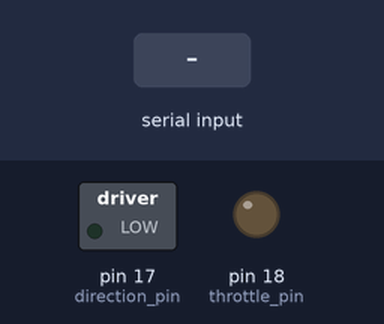
A sketch run on a simulated Arduino Uno, built with avr-gcc and run on an emulated ATmega328P. On the bench: switched loads named in the sketch (green lamp = pin HIGH), output pins drawn as LEDs (lit = HIGH). The test bench sets the inputs (shaded band). What the sketch prints to the serial monitor is not drawn.

Above: at 1.2 s.
1.3 s: "90,45\n" received over Serial
At 2.8 s:
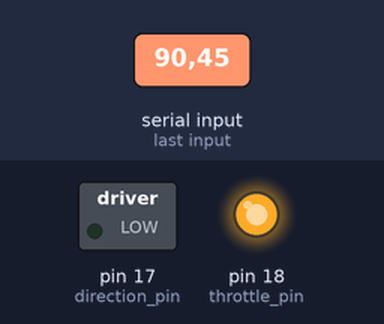
Timing chart, 0 to 4.3 s (numbered marks = the images above; inputs shaded):
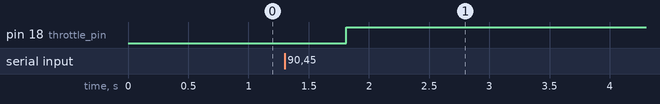

Measured:
- after the input at 1.3 s, pin 18 (throttle_pin): LOW → HIGH after 0.51 s

The sketch:

velocity_module.ino
```cpp
#include "structs_and_functions.h"
#define bitSet(value, bit) ((value) |= (1UL << (bit)))

#define yellow_pin 14   // 14-16 are motor phase pins
#define red_pin 15
#define blue_pin 16
#define direction_pin 17
#define throttle_pin 18

#define pid_Kp 3.5
#define pid_Ki 5.7
#define pid_Kd 0
#define debug_pid 0

#define KF_Fk 1
#define KF_Bk 1/24
#define KF_Qk 1
#define KF_Hk 1
#define KF_Rk 0.7


byte state = 0;
byte prev_state = 0b001;
bool y = 0;
bool g = 0;
bool b = 0;
// const int readTH = 800; // Analog signal Threshold.
const int steps = 240; // Hall sensor number of pulses for one revolution.
int count = 0;
int direction = 1; // Engine spining direction.
const int durationEncoder = 50; // All durations are in (ms)
const int durationPub = 100; // Estimate speed publish rate 10(Hz)
const int durationKF = 10;
const int durationPID = 200;

unsigned long prevTimeEncoder = 0; // time in milliseconds.
unsigned long prevTimePub = 0; // time in milliseconds. Used for write engine vel_cmd.
unsigned long prevTimeKF = 0; // time in milliseconds.
unsigned long prevTimePID = 0; // time in milliseconds.

const float wheel_radius = 0.24; // (m)
volatile float speed = 0; // wheel gruond contect speed (m/s)

float target_speed = 0;
int command = 40;

PID velPid;
KalmanFilter velKF;

char serial_input[32]; //0x3FC00000
float input = 0;

// the setup routine runs once when you press reset:
void setup() {
    Serial.begin(57600);
  // initialize pins
  pinMode(yellow_pin, INPUT);
  pinMode(red_pin, INPUT);
  pinMode(blue_pin, INPUT);
  pinMode(direction_pin, OUTPUT);
  pinMode(throttle_pin, OUTPUT);
  digitalWrite(direction_pin, LOW);
  analogWrite(throttle_pin, command);
  attachInterrupt(digitalPinToInterrupt(yellow_pin), hall_callback, CHANGE);
  attachInterrupt(digitalPinToInterrupt(red_pin), hall_callback, CHANGE);
  attachInterrupt(digitalPinToInterrupt(blue_pin), hall_callback, CHANGE);

  // define pid{float Kp, float Ki, float Kd, float Kaw, float T_C, float max, float min, float max_change}
  velPid = pidCreate(pid_Kp, pid_Ki, pid_Kd, // kp, ki, kd
            0, 0, 250, // Kaw, T_c, max
            0, 50);   // min, max_change

  velKF = KF_Create(KF_Fk, KF_Bk, KF_Qk, KF_Hk, KF_Rk);
  analogWrite(throttle_pin, 0);
  Serial.println("Setup complete");
}

void loop() {

  if ((millis() - prevTimeEncoder) > durationEncoder){
      speed = wheel_radius * TWO_PI * count * 1000.0 / (steps * (millis() - prevTimeEncoder));
      count = 0;
      prevTimeEncoder = millis();
      KF_update(&velKF, speed);
      printToSerial(speed);
      }

    if ((millis() - prevTimeKF) > durationKF){
      KF_predict(&velKF, velPid.delta_cmd);
      // Serial.print("\nvelKF.X_k: ");
      // Serial.print(velKF.X_k);
      // Serial.print(" target_speed: ");
      // Serial.println(target_speed);

      prevTimeKF = millis();
    }
    if ((millis() - prevTimePub) > durationPub){
      printToSerial(velKF.X_k);
      prevTimePub = millis();
    }

    if ((millis() - prevTimePID) > durationPID){
      command = (int) PID_Step(&velPid, velKF.X_k, target_speed, (millis() - prevTimePID)/1000.0);
      if (debug_pid){
        Serial.print("\nestimate X_k: ");
        Serial.print(velKF.X_k);
        Serial.print(" Enc_speed: ");
        Serial.print(speed);
        Serial.print(" target_speed: ");
        Serial.print(target_speed);
        Serial.print(" command: ");
        Serial.println(command);
        Serial.print(" p: ");
        Serial.print(velPid.err_prev * velPid.Kp);
        Serial.print(" i: ");
        Serial.print(velPid.integral);
        Serial.print(" d: ");
        Serial.println(velPid.deriv_prev * velPid.Kd);
      }

      analogWrite(throttle_pin, command);
      prevTimePID = millis();
    }

}

void serialEvent() {
  Serial.readBytesUntil('\n',serial_input, 32);
  target_speed = atof(serial_input);
}

void printToSerial(float msg){

    Serial.write("<");
    Serial.print(msg);
    Serial.write(">");
}

void serialFlush(){
  while(Serial.available() > 0) {
    Serial.read();
  }
}

int8_t get_direction(){

  byte xorValue = state ^ prev_state;
  if (!xorValue || state == 0b111 || state == 0b000) return 0; // True if there isn't change in the state
  if (xorValue & prev_state){ // True if the CHANGED signal is LOW
    if ((xorValue << 1) % 7 == state) return -1;
    else if (xorValue >> 1 == state) return 1;
    else if (prev_state == 0b101 && state == 0b100) return 1;
    return 0;
  }
  if (((prev_state<<1) % 7 | prev_state)   == state) return -1;
  else if (((prev_state >> 1) | prev_state) == state) return 1;
  else if (prev_state == 0b001 && state == 0b101) return 1;
  return 0;
}

void hall_callback(){
  y = digitalRead(yellow_pin);
  b = digitalRead(blue_pin);
  g = digitalRead(red_pin);

  state = (y<<2) + (g<<1) + b;

  if (state==prev_state){
    return;
  }
  direction = get_direction();

  if (direction == 0) return;
  count += direction;
  prev_state = state;
}
```

structs_and_functions.h
```cpp
struct KalmanFilter{
    double X_k;                 // Estimated State
    double F_k;                 // State transition model
    double B_k;                 // Control-input model
    double P_k;                 // State covariance
    double P_k_;
    double Q_k;                 // Process noise covariance
    double H_k;                 // Observation model
    double R_k;                 // Observation noise covariance
    double K_k;                 // Kalman gain
};

struct PID
{
    float Kp;              // Proportional gain constant
    float Ki;              // Integral gain constant
    float Kd;              // Derivative gain constant
    float Kaw;             // Anti-windup gain constant
    float T_C;             // Time constant for derivative filtering
    float max;             // Max command
    float min;             // Min command
    float max_change;        // Max change of the command
    float integral = 0;        // Integral term
    float err_prev = 0;        // Previous error
    float deriv_prev = 0;      // Previous derivative
    float command_sat_prev = 0;// Previous saturated command
    float command_prev = 0;    // Previous command
    float delta_cmd = 0;           // control output change
};


void KF_predict(KalmanFilter *KF, double speedErr){
    KF->X_k = KF->F_k * KF->X_k + KF->B_k * speedErr;
    KF->P_k = KF->F_k * KF->P_k_ * KF->F_k + KF->Q_k;
    KF->P_k_ = KF->P_k;
}

void KF_update(KalmanFilter *KF, double vel){

    double y_res = vel - KF->H_k * KF->X_k;
    KF->K_k = KF->P_k * KF->H_k / (KF->H_k * KF->P_k * KF->H_k + KF->R_k); // Kalman Gain
    KF->X_k = KF->X_k + KF->K_k * y_res;
    KF->P_k = (1 - KF->K_k * KF->H_k) * KF->P_k;
    KF->P_k_ = KF->P_k;
}

double PID_Step(PID *pid, double state, double target, double dt){

    double err = target - state;
    double cmd;
    double cmd_sat;
    double deriv_filt;
    // Integral term calculation with anti-windup
    pid->integral += pid->Ki * err * dt + pid->Kaw * (pid->command_sat_prev - pid->command_prev)*dt;
    // Derivative term calculation using filtered derivative method
    deriv_filt = (dt * (err - pid->err_prev) + pid->T_C * pid->deriv_prev) / (dt + pid->T_C);

    pid->err_prev = err;
    pid->deriv_prev = deriv_filt;

    cmd = pid->Kp * err + pid->integral + pid->Kd * deriv_filt;
    pid->command_prev = cmd;
    // Clamping cmd_sat [pid->min, pid->max]
    cmd_sat = cmd > pid->max ? pid->max : cmd < pid->min ? pid->min : cmd;
    // Check the rate
    cmd_sat = cmd_sat > pid->command_sat_prev + pid->max_change ? pid->command_sat_prev + pid->max_change : cmd_sat;
    cmd_sat = cmd_sat < pid->command_sat_prev - pid->max_change ? pid->command_sat_prev - pid->max_change : cmd_sat;
    pid->delta_cmd = cmd_sat - pid-> command_sat_prev;
    pid->command_sat_prev = cmd_sat;
    return cmd_sat;
}

PID pidCreate(float Kp, float Ki, float Kd, float Kaw, float T_C, float max, float min, float max_change){
    return PID {Kp, Ki, Kd, Kaw, T_C, max, min, max_change};
}

KalmanFilter KF_Create(double F_k, double B_k, double Q_k, double H_k, double R_k)  {
    return KalmanFilter{0, F_k, B_k, 0, Q_k, Q_k, H_k, R_k, 0};
    }
```
